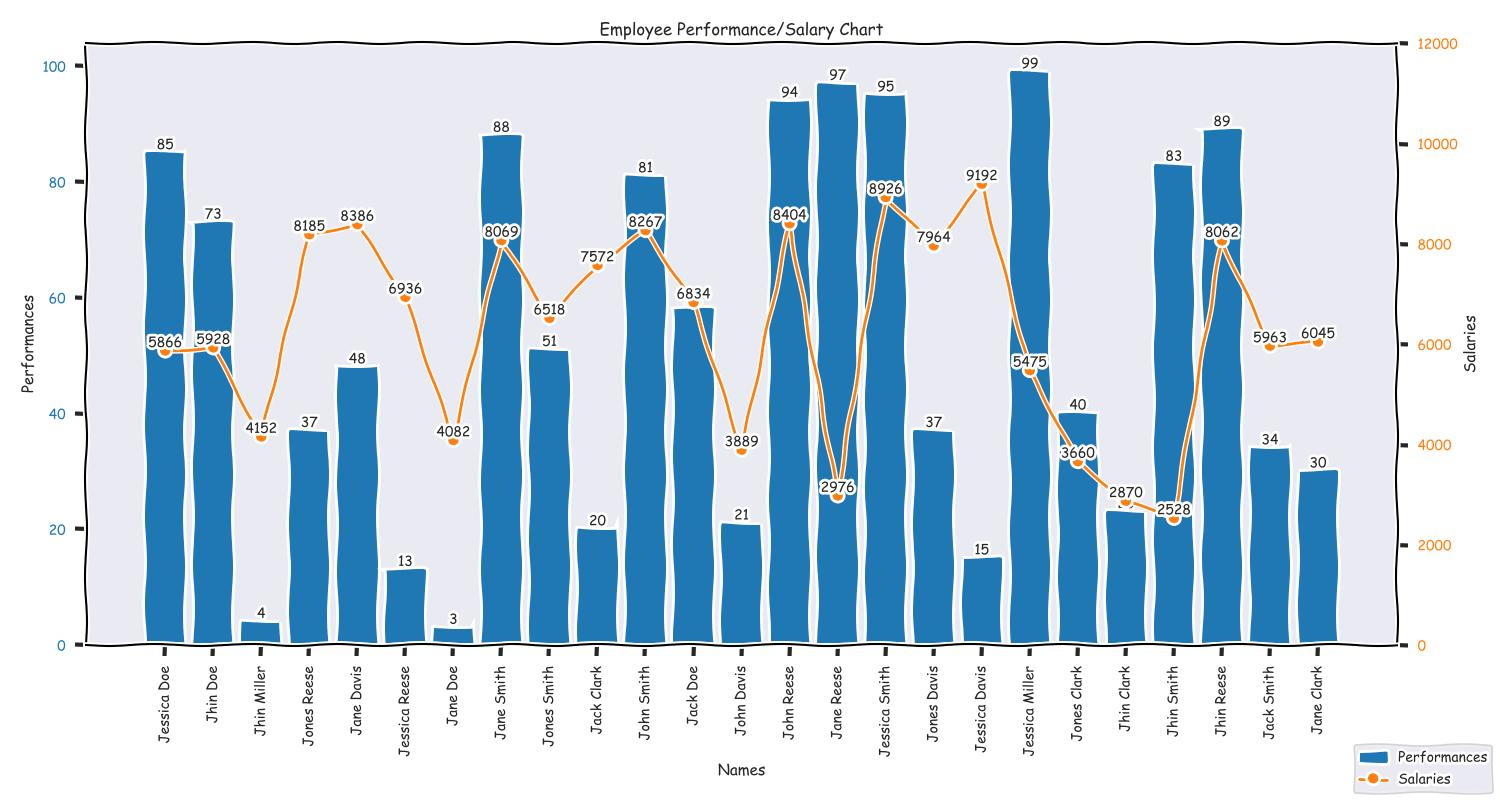

This chart was generated by the following Python code:
from matplotlib import pyplot as plt
from dataclasses import dataclass
from axes import XAxis, YAxis

@dataclass
class Chart:
    # Bottom side of the chart.
    x_axis: XAxis
    # Left side of the chart.
    y_axis: YAxis
    # Right side of the chart. (Optional)
    y_axis2: YAxis = None
    
    # Style of the chart.
    style: str = 'seaborn'
    # Gives a sketcy look when True.
    sketchy_look: bool = True
    
    # Shows the title on upper side of the chart.
    title: str = None
    # Size of the chart model. (15, 8) means 1500x800 px.
    size: tuple = None
    # Shows value of each data shown in the chart.
    annotation: bool = True

    def __post_init__(self):
        # Prepares plt and creates fig and ax objects for further processes.
        self.prepare_plt()

        # Sets up charts needed.
        self.set_up_charts()

        # Sets the size of the fig.
        if self.size:
            self.fig.set_size_inches(self.size, forward=True)

        # Sets up the legend.
        self.fig.legend(
            frameon = True,
            loc = 'lower right',
            ).get_frame().set_linewidth(1.2)
        
        # Sets up padding for overflow issues.
        self.fig.tight_layout()
    
    def prepare_plt(self):
        # Clears the current data inside plot.
        plt.clf()

        # Sets the plot style.
        plt.style.use(self.style)

        # Sketchy look.
        if self.sketchy_look:
            plt.xkcd()

        # Gets rid of the current empty figure.
        plt.close()
        
        # Gets fig and axis1.
        self.fig, self.ax1 = plt.subplots()

        # Sets the title.
        plt.title(self.title)

    def set_up_charts(self):
        # Sets up chart for first y axis.
        self.set_up_chart(self.ax1, self.y_axis)

        # Checks if there is a second y axis.
        if self.y_axis2 is not None:
            # Creates a twinx of first axis.
            self.ax2 = self.ax1.twinx()
            # Sets it up as a plot chart.
            self.set_up_chart(self.ax2, self.y_axis2, plot=True)
        
        # Sets the x label.
        self.ax1.set_xlabel(self.x_axis.label)

    def set_up_chart(self, ax, y_axis, plot=False):
        # Creates args and kwargs for chart.
        args = (self.x_axis.data, y_axis.data)
        kwargs = {'label': y_axis.label, 'color': y_axis.color}
        
        # Selects if it's a bar or plot chart and adds additional kwargs.
        chart = ax.bar
        if plot:
            chart = ax.plot
            kwargs['marker'] = y_axis.marker
        
        # Creates the chart selected.
        chart(*args, **kwargs)
        # Changes the appearance of ticks, tick labels, and gridlines.
        ax.tick_params(axis='y', labelcolor=y_axis.color)
        # Sets the y label for axis.
        ax.set_ylabel(y_axis.label)

        # Sets the y limits.
        if y_axis.limits is not None:
            ax.set_ylim(y_axis.limits)
        
        # Sets annotation.
        if self.annotation:
            self.set_annotation(ax, y_axis)
        
        # Rotates xticks by 90 degree so it can fit properly.
        plt.xticks(rotation=90)
    
    def set_annotation(self, ax, y_axis):
        for x, y in zip(self.x_axis.data, y_axis.data):
            ax.annotate(
                str(y),
                xy = (x, y),
                horizontalalignment = 'center',
                verticalalignment = 'bottom',
                fontsize = 10
            )

    def show(self):        
        # Displays the figure.
        plt.show()
    
    def save(self, path):
        # Saves the current figure to given path.
        self.fig.savefig(path)
